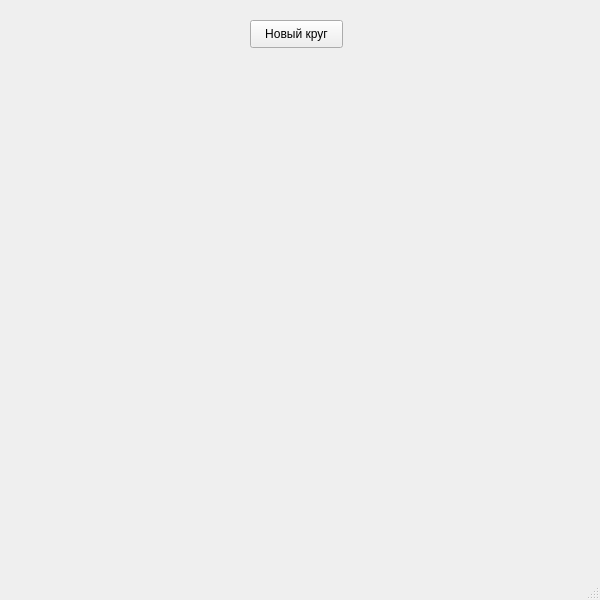
<?xml version="1.0" encoding="UTF-8"?>
<ui version="4.0">
 <class>MainWindow</class>
 <widget class="QMainWindow" name="MainWindow">
  <property name="geometry">
   <rect>
    <x>0</x>
    <y>0</y>
    <width>600</width>
    <height>600</height>
   </rect>
  </property>
  <property name="windowTitle">
   <string>MainWindow</string>
  </property>
  <widget class="QWidget" name="centralwidget">
   <widget class="QPushButton" name="pushButton">
    <property name="geometry">
     <rect>
      <x>250</x>
      <y>20</y>
      <width>93</width>
      <height>28</height>
     </rect>
    </property>
    <property name="text">
     <string>Новый круг</string>
    </property>
   </widget>
  </widget>
  <widget class="QMenuBar" name="menubar">
   <property name="geometry">
    <rect>
     <x>0</x>
     <y>0</y>
     <width>600</width>
     <height>26</height>
    </rect>
   </property>
  </widget>
  <widget class="QStatusBar" name="statusbar"/>
 </widget>
 <resources/>
 <connections/>
</ui>
